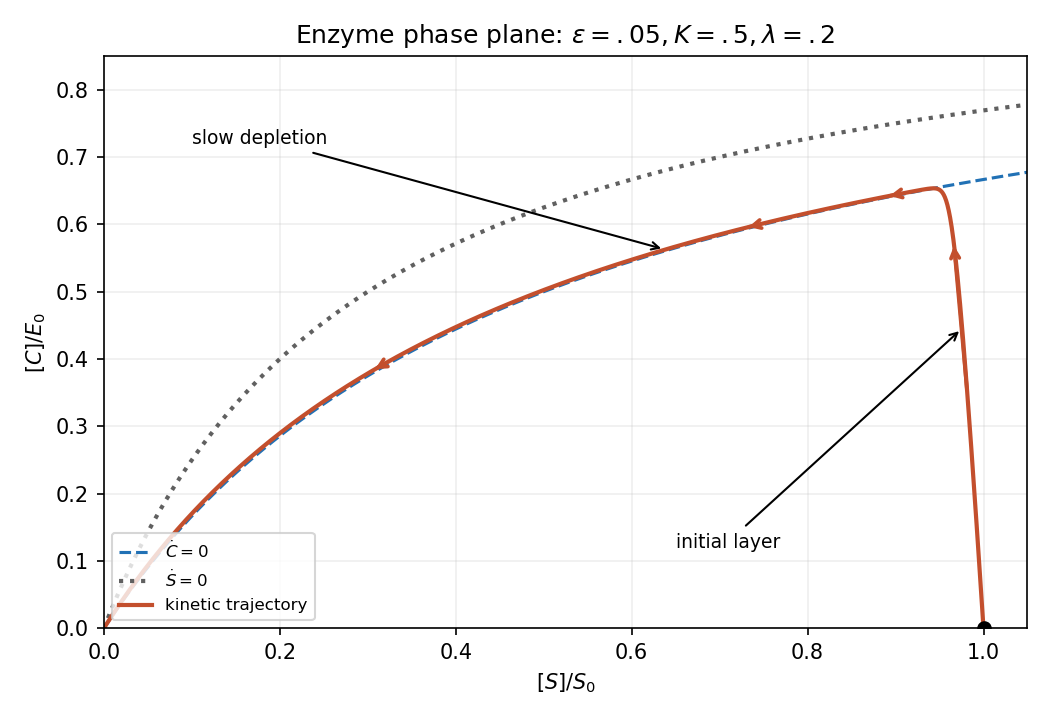

Source code (Python):
# Python 3.14.4; numpy 2.3.5; matplotlib 3.10.7. Output in current working directory.
import numpy as np
import matplotlib
matplotlib.use('Agg')
import matplotlib.pyplot as plt
from pathlib import Path
plt.rcParams.update({'figure.facecolor':'white','axes.facecolor':'white','font.size':10})
eps=.05;K=.5;lam=.2
def fun(y):
    s,c=y;return np.array([eps*(-s+(s+K-lam)*c),s-(s+K)*c])
y=np.array([1.,0.]);ys=[y.copy()];dt=.025
for _ in range(32000):
    a=fun(y);b=fun(y+dt*a/2);c=fun(y+dt*b/2);e=fun(y+dt*c);y=y+dt*(a+2*b+2*c+e)/6;ys.append(y.copy())
ys=np.array(ys);ss=np.linspace(0,1.05,400);fig,ax=plt.subplots(figsize=(7,4.8))
ax.plot(ss,ss/(ss+K),'--',color='#2171b5',label=r'$\dot C=0$');ax.plot(ss,ss/(ss+K-lam),':',color='#606060',lw=2,label=r'$\dot S=0$');ax.plot(ys[:,0],ys[:,1],color='#c34f2d',lw=2,label='kinetic trajectory')
for i in [20,450,1500,5000]:
    ax.annotate('',ys[i+35],ys[i],arrowprops={'arrowstyle':'->','color':'#c34f2d','lw':1.8})
ax.plot(1,0,'ko');ax.annotate('initial layer',(ys[30,0],ys[30,1]),(.65,.12),arrowprops={'arrowstyle':'->'},fontsize=9);ax.annotate('slow depletion',(ys[2200,0],ys[2200,1]),(.1,.72),arrowprops={'arrowstyle':'->'},fontsize=9)
ax.set(xlabel='$[S]/S_0$',ylabel='$[C]/E_0$',xlim=(0,1.05),ylim=(0,.85),title=r'Enzyme phase plane: $\epsilon=.05, K=.5, \lambda=.2$');ax.legend(loc='lower left',fontsize=8);ax.grid(alpha=.2)
fig.tight_layout();fig.savefig(Path('2008-enzyme-phase-plane.png'),dpi=150,facecolor='white');plt.close(fig)
